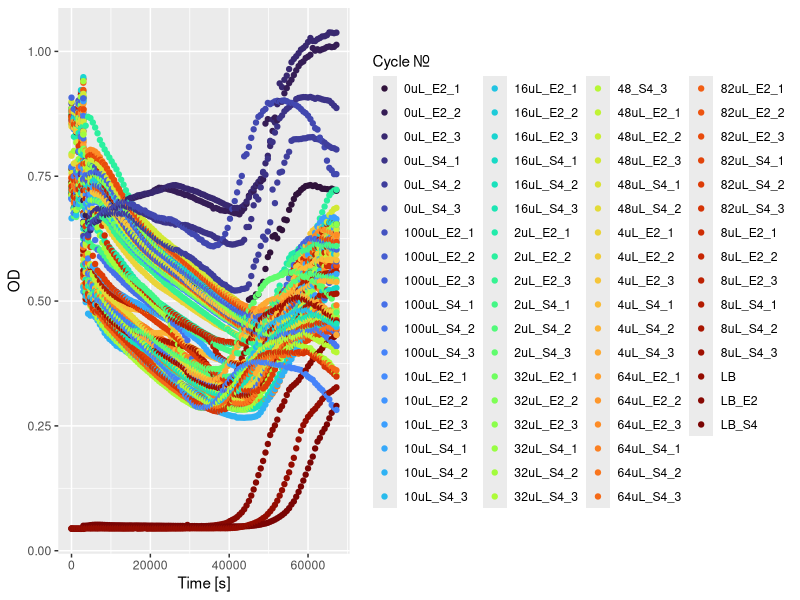

The R source for this figure:
## ---- chunk 1
#make sure you set the folder where your file is saved as the current working directory
#check whether the excel file names are the same and don't change the dataframe name
library(readxl)
library(tidyverse)
hr_growth <- read_excel("1hr_growth_10.9.26_cleaned.xlsx")

Overnight_withBacteriocin_E2_S4 <- read_excel("10.9_Overnight_withBacteriocin_E2+S4_cleaned.xlsx")
## ---- chunk 2
Overnight_withBacteriocin_E2_S4$"Cycle Nr." <- as.numeric(Overnight_withBacteriocin_E2_S4$"Cycle Nr.")

hr_growth$"Cycle Nr." <- as.numeric(hr_growth$"Cycle Nr.")
## ---- chunk 3
Overnight_withBacteriocin_E2_S4$"Cycle Nr." <- Overnight_withBacteriocin_E2_S4$"Cycle Nr." + 6
## ---- chunk 4
Overnight_withBacteriocin_E2_S4$"Time [s]" <- Overnight_withBacteriocin_E2_S4$"Time [s]" + 3000.072

## ---- chunk 5
combined_df <- bind_rows(hr_growth, Overnight_withBacteriocin_E2_S4)
## ---- chunk 6
pivoted_OD <- pivot_longer(combined_df, cols = -2, names_to = "Cycle Nr.", values_to = "OD")
## ---- chunk 7
df_clean <- na.omit(pivoted_OD)

df_clean <- df_clean[-c(1, 2), ]

df_clean <- df_clean |> 
  filter(`Cycle Nr.`!= "Cycle Nr.")

df_clean <- df_clean |> 
  filter(`Cycle Nr.`!= "Temp. [°C]")
## ---- chunk 8
ggplot(df_clean, 
       aes(x = `Time [s]`, y = OD, color = `Cycle Nr.`)) +
  geom_point() +
   scale_color_viridis_d(option = "turbo")
